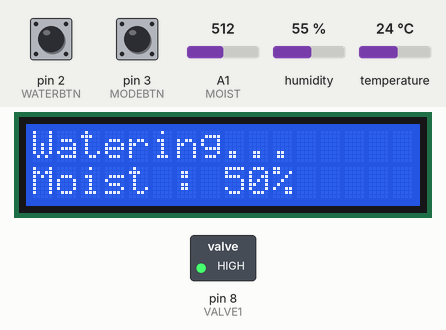
Simulated run of this sketch. Board: Arduino Uno, built with avr-gcc and run on an emulated ATmega328P. On the bench: 16×2 character LCD, switched loads named in the sketch (green lamp = pin HIGH). The inputs (shaded band) are chosen by the test bench; at power-on: temperature 24 °C, pin 3 (MODEBTN) HIGH, A1 (MOIST) = 512, pin 2 (WATERBTN) HIGH, humidity 55 %. What the sketch prints to the serial monitor is not drawn.

Above: at 1.2 s.
1.3 s: temperature set to 4 °C
At 5.7 s:
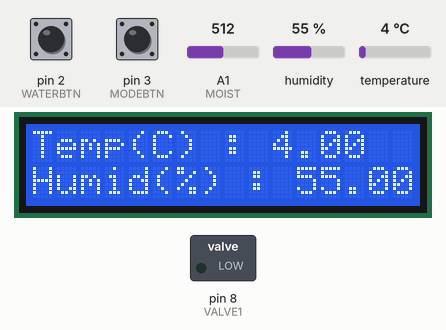
6.8 s: pin 3 (MODEBTN) pulled LOW for 0.15 s
At 7.9 s:
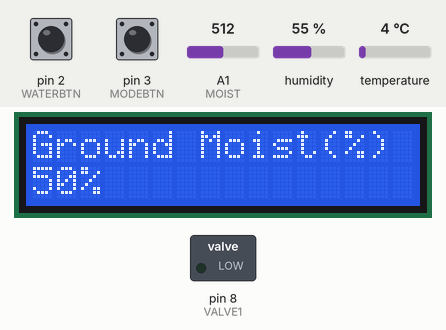
8.4 s: pin 3 (MODEBTN) pulled LOW for 1 s
At 9.8 s:
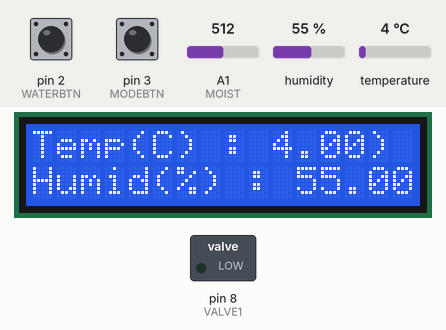
10.9 s: A1 (MOIST) set to 169
17.1 s: A1 (MOIST) set to 137
At 18.8 s:
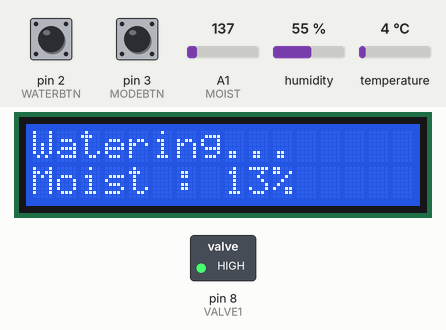
23.3 s: A1 (MOIST) set to 306
At 24.4 s:
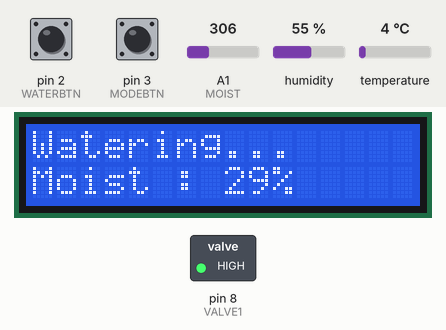
Timing chart, 0 to 30.1 s (numbered marks = the images above; inputs shaded):
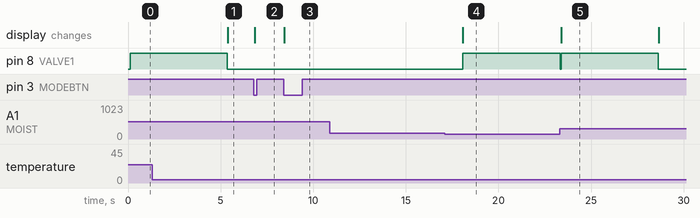

Measured:
- the behaviour switches between 154 and 153 on A1 (MOIST) (found by bisection; images 3 and 4)
- after the input at 1.3 s, the display: changes after 4.1 s (image 1)
- after the input at 6.8 s, the display: changes after 0.05 s (image 2)
- after the input at 8.4 s, the display: changes at once (image 3)
- after the input at 10.9 s, every drawn part: stays the same
- after the input at 17.1 s, pin 8 (VALVE1): LOW → HIGH after 0.98 s; the display: changes after 0.98 s (image 4)
- after the input at 23.3 s, pin 8 (VALVE1): goes on until 28.6 s, then stays LOW; the display: changes after 0.09 s (image 5)

The sketch:

source.ino
```cpp
#include <Wire.h>
#include <LiquidCrystal_I2C.h>
#include <DHT.h>
#include <DHT_U.h>

#define DHTPIN 4
#define DHTTYPE DHT11
#define WATERBTN 2
#define MODEBTN 3
#define MOIST A1
#define VALVE1 8

bool state = true;
bool prevWaterBtn = HIGH;
bool prevModeBtn = HIGH;
float currentTemp, currentHumid;
int currentGround;
short watering = 0;

DHT dht(DHTPIN, DHTTYPE);
LiquidCrystal_I2C lcd(0x27, 16, 2);

void setup(){
    pinMode(VALVE1, OUTPUT);
    pinMode(WATERBTN, INPUT_PULLUP);
    pinMode(MODEBTN, INPUT_PULLUP);

    lcd.begin();
    dht.begin();
    Serial.begin(9600);
}

void loop(){
    unsigned long start = millis();
    while(millis() - start < 1000){
        bool modeTrig = digitalRead(MODEBTN);        // check display mode button
        if (modeTrig == LOW && prevModeBtn == HIGH){
                prevModeBtn = LOW;
                state = !state;                     // change display mode
                displayMode(currentTemp, currentHumid, currentGround);
        }
        else if (modeTrig == HIGH && prevModeBtn == LOW) {
                prevModeBtn = HIGH;
        }

        bool waterTrig = digitalRead(WATERBTN);     // check water button
        if(waterTrig == LOW && prevWaterBtn == HIGH && watering == 0){
            prevWaterBtn = LOW;
            waterPlant();                       // water the plant
        }
        else if(waterTrig == HIGH && prevWaterBtn == LOW){
            prevWaterBtn = HIGH;
        }
        sendData(currentTemp, currentHumid, watering);
        if(Serial.available() && Serial.read() && watering == 0) waterPlant();
        while(currentGround < 15 && watering == 0) waterPlant();
    }
    currentTemp = dht.readTemperature();     // get datas to show/send
    currentHumid = dht.readHumidity();
    currentGround = getGroundMoist();

    displayMode(currentTemp, currentHumid, currentGround);       // show datas w/ lcd
}

void waterPlant(){                          // water plant
    watering = 1;
    lcd.clear();
    for(int i=0; i<5; i++){
        currentTemp = dht.readTemperature();     // get datas to show/send
        currentHumid = dht.readHumidity();
        currentGround = getGroundMoist();
        lcd.setCursor(0, 0);
        lcd.print("Watering...");
        lcd.setCursor(0, 1);
        lcd.print("Moist :         ");           // clear 2nd row
        lcd.setCursor(0, 1);
        lcd.print("Moist : ");
        lcd.print(currentGround);
        lcd.print("%");
        unsigned long start = millis();
        while(millis() - start < 1000){
            digitalWrite(VALVE1, HIGH);
            sendData(currentTemp, currentHumid, watering);
        }
    }
    digitalWrite(VALVE1, LOW);
    watering = 0;
}

int getGroundMoist(){                       // return ground moisture (0~100)
    int value = analogRead(MOIST);
    int mapped = map(value, 0, 1023, 0, 100);
    return mapped;
}

void displayMode(float temp, float humid, int ground){      // display data
    if(state){
        lcd.setCursor(0, 0);
        lcd.print("Temp(C) : ");
        lcd.print(temp);
        lcd.setCursor(0, 1);
        lcd.print("Humid(%) : ");
        lcd.print(humid);
    }
    else{
        lcd.setCursor(0, 0);
        lcd.print("Ground Moist(%) ");
        lcd.setCursor(0, 1);
        lcd.print("                ");
        lcd.setCursor(0, 1);
        lcd.print(ground);
        lcd.print("%");
    }
}

void sendData(float temp, float humid, short isWatering){     // send data
    char buffer[10];                        // create buffer to make format
    char temp1[5], temp2[5];                // var to store data as str
    dtostrf(temp, 4, 1, temp1);             // change datatype float -> str
    dtostrf(humid, 4, 1, temp2);
    sprintf(buffer, "%s C,%s %%,%d!", temp1, temp2, isWatering); // build format
    Serial.println(buffer);                 // send data via serial
}
```
